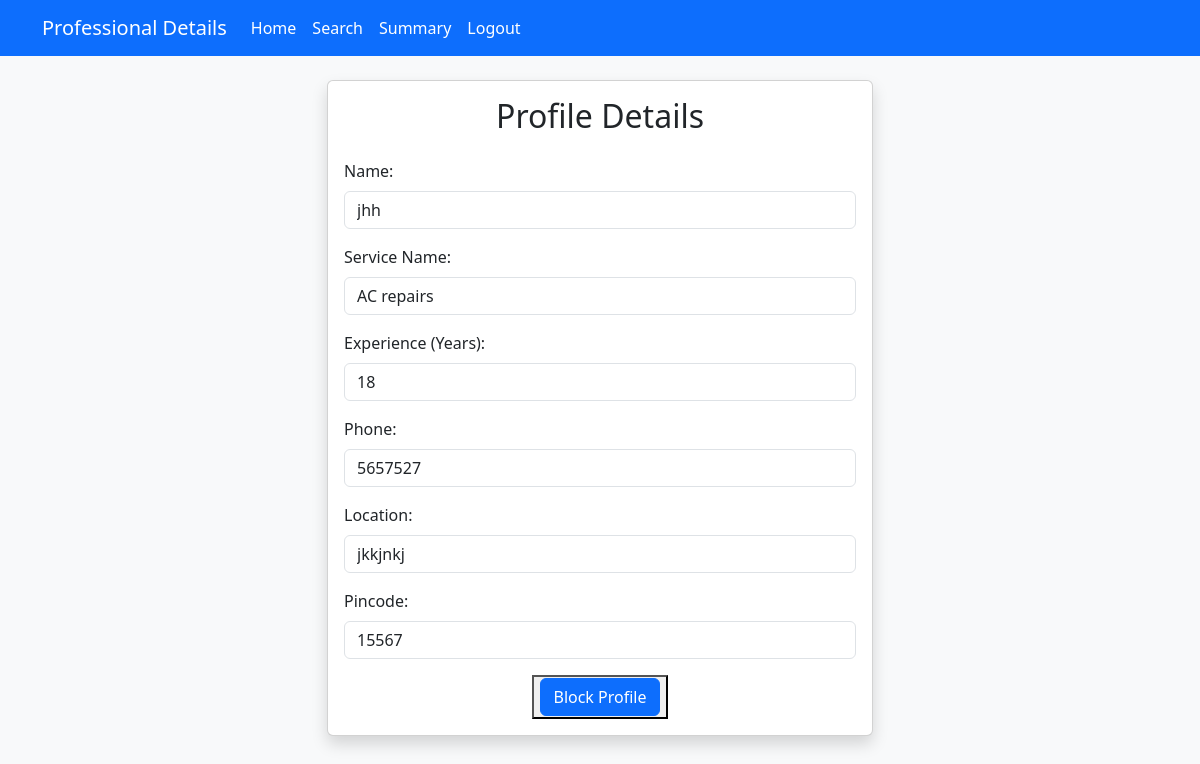
The app's page /check_professional/2 with its own data.
### app.py (models this page shows)
class Professional(db.Model):
    __tablename__ = 'Professional'
    id = db.Column(db.Integer, primary_key=True,autoincrement=True)
    login_id = db.Column(db.Integer, db.ForeignKey('login.id'), nullable=False)  # Foreign key
    fullname = db.Column(db.String(150), nullable=False)
    service_id = db.Column(db.Integer, db.ForeignKey('services.id'), nullable=False)  # Foreign key
    experience = db.Column(db.Integer, nullable=False)
    address = db.Column(db.String(250), nullable=False)
    pincode = db.Column(db.String(10), nullable=False)
    number = db.Column(db.Integer, nullable=False, unique=True)
    service = db.relationship('Service', backref='Professionals')
    status = db.Column(db.String(20), nullable=False)
    rating = db.Column(db.Integer, nullable=True)

class Service(db.Model):
    __tablename__ = 'services'
    id = db.Column(db.Integer, primary_key=True,autoincrement=True)
    name = db.Column(db.String(255), nullable=False)
    description = db.Column(db.String(255), nullable=True)
    price = db.Column(db.Float, nullable=False)
    categorie = db.Column(db.String(255), nullable=False)

### app.py (the view)
@app.route("/check_professional/<int:id>", methods=["GET"])
def check_professional(id):
    professional = Professional.query.get(id)
    return render_template("A_CheckProfile.html", professional=professional)

### templates/A_CheckProfile.html (shortened to what this page needs)
<!DOCTYPE html>
<html lang="en">
<head>
    <link href="https://cdn.jsdelivr.net/npm/bootstrap@5.3.0/dist/css/bootstrap.min.css" rel="stylesheet">
    <link rel="stylesheet" href="https://cdn.jsdelivr.net/npm/bootstrap-icons@1.11.1/font/bootstrap-icons.css">
</head>
<body class="bg-light">
    <nav class="navbar navbar-expand-lg navbar-dark bg-primary">
        <div class="container">
            <h1 class="navbar-brand mb-0">Professional Details</h1>
            <div class="collapse navbar-collapse" id="navbarNav">
                <ul class="navbar-nav">
                <a class="nav-link text-white" href="/DashBoard">Home</a>
                <a class="nav-link text-white" href="/ad_Search">Search</a>
                <a class="nav-link text-white" href="/ad_summary">Summary</a>
                <a class="nav-link text-white" href="/login">Logout</a>
                </ul>
            </div>
        </div>
    </nav>
    <div class="container py-4">
        <div class="row justify-content-center">
            <div class="col-md-6">
                <div class="card shadow">
                    <div class="card-body">
                        <h2 class="card-title text-center mb-4">Profile Details</h2>
                        <div class="mb-3">
                            <label for="name" class="form-label">Name:</label>
                            <input type="text" class="form-control" id="name" name="name" value="{{professional.fullname}}" readonly >
                        </div>
                        <div class="mb-3">
                            <label for="location" class="form-label">Service Name:</label>
                            <input type="text" class="form-control" id="location" name="pincode" value="{{professional.service.name}}"readonly >
                        </div>
                        <div class="mb-3">
                            <label for="experience" class="form-label">Experience (Years):</label>
                            <input type="number" class="form-control" id="experience" name="experience" value="{{professional.experience}}" readonly>
                        </div>
                        <div class="mb-3">
                            <label for="phone" class="form-label">Phone:</label>
                            <input type="tel" class="form-control" id="phone" name="number" value="{{professional.number}}" readonly>
                        </div>
                        <div class="mb-3">
                            <label for="location" class="form-label">Location:</label>
                            <input type="text" class="form-control" id="location" name="address" value="{{professional.address}}" readonly>
                        </div>
                        <div class="mb-3">
                            <label for="location" class="form-label">Pincode:</label>
                            <input type="text" class="form-control" id="location" name="pincode" value="{{professional.pincode}}" readonly>
                        </div>
                        <div class="text-center">
                            {% if professional.status == "Blocked" %}
                            <button type="submit" ><a href="/unblock_professional/{{professional.id}}" class="btn btn-primary">UnBlock Profile</a></button>
                            {%else%}
                            <button type="submit" ><a href="/block_professional/{{professional.id}}" class="btn btn-primary">Block Profile</a></button>
                            {%endif%}
                        </div>
                    </div>
                </div>
            </div>
        </div>
    </div>
</body>
</html>

### records on screen
Professional: name "jhh", experience "18", number "5657527", address "jkkjnkj", pincode "15567"
Service: pincode "AC repairs"
